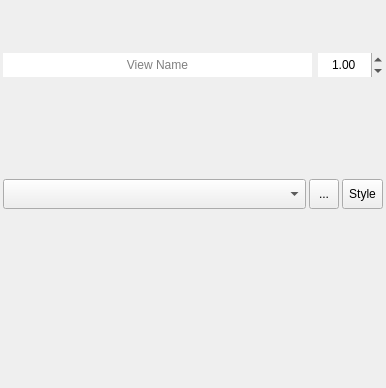
<?xml version="1.0" encoding="UTF-8"?>
<ui version="4.0">
 <class>ViewWidget</class>
 <widget class="QWidget" name="ViewWidget">
  <property name="geometry">
   <rect>
    <x>0</x>
    <y>0</y>
    <width>386</width>
    <height>388</height>
   </rect>
  </property>
  <layout class="QVBoxLayout" name="verticalLayout">
   <property name="spacing">
    <number>3</number>
   </property>
   <property name="leftMargin">
    <number>3</number>
   </property>
   <property name="topMargin">
    <number>3</number>
   </property>
   <property name="rightMargin">
    <number>3</number>
   </property>
   <property name="bottomMargin">
    <number>3</number>
   </property>
   <item>
    <widget class="QWidget" name="widget_2" native="true">
     <layout class="QHBoxLayout" name="horizontalLayout">
      <property name="leftMargin">
       <number>0</number>
      </property>
      <property name="topMargin">
       <number>0</number>
      </property>
      <property name="rightMargin">
       <number>0</number>
      </property>
      <property name="bottomMargin">
       <number>0</number>
      </property>
      <item>
       <widget class="QLineEdit" name="QLabel_ViewName">
        <property name="maximumSize">
         <size>
          <width>16777215</width>
          <height>24</height>
         </size>
        </property>
        <property name="toolTip">
         <string>Click to set the name for this view</string>
        </property>
        <property name="frame">
         <bool>false</bool>
        </property>
        <property name="alignment">
         <set>Qt::AlignCenter</set>
        </property>
        <property name="placeholderText">
         <string>View Name</string>
        </property>
       </widget>
      </item>
      <item>
       <widget class="QDoubleSpinBox" name="scaleFactor">
        <property name="maximumSize">
         <size>
          <width>16777215</width>
          <height>24</height>
         </size>
        </property>
        <property name="toolTip">
         <string>Scale factor for this view</string>
        </property>
        <property name="frame">
         <bool>false</bool>
        </property>
        <property name="alignment">
         <set>Qt::AlignCenter</set>
        </property>
        <property name="decimals">
         <number>2</number>
        </property>
        <property name="minimum">
         <double>0.010000000000000</double>
        </property>
        <property name="maximum">
         <double>1000.000000000000000</double>
        </property>
        <property name="singleStep">
         <double>0.010000000000000</double>
        </property>
        <property name="value">
         <double>1.000000000000000</double>
        </property>
       </widget>
      </item>
     </layout>
    </widget>
   </item>
   <item>
    <widget class="QWidget" name="widget_26" native="true">
     <layout class="QHBoxLayout" name="horizontalLayout_26">
      <property name="spacing">
       <number>3</number>
      </property>
      <property name="leftMargin">
       <number>0</number>
      </property>
      <property name="topMargin">
       <number>0</number>
      </property>
      <property name="rightMargin">
       <number>0</number>
      </property>
      <property name="bottomMargin">
       <number>0</number>
      </property>
      <item>
       <widget class="QgsMapLayerComboBox" name="QCBox_RenderFile">
        <property name="sizePolicy">
         <sizepolicy hsizetype="Ignored" vsizetype="Maximum">
          <horstretch>0</horstretch>
          <verstretch>0</verstretch>
         </sizepolicy>
        </property>
        <property name="maximumSize">
         <size>
          <width>16777215</width>
          <height>30</height>
         </size>
        </property>
        <property name="allowEmptyLayer">
         <bool>true</bool>
        </property>
       </widget>
      </item>
      <item>
       <widget class="QToolButton" name="QCBox_browseRenderFile">
        <property name="maximumSize">
         <size>
          <width>30</width>
          <height>30</height>
         </size>
        </property>
        <property name="toolTip">
         <string>Load file</string>
        </property>
        <property name="text">
         <string>...</string>
        </property>
       </widget>
      </item>
      <item>
       <widget class="QToolButton" name="layerStyleEditor">
        <property name="maximumSize">
         <size>
          <width>16777215</width>
          <height>30</height>
         </size>
        </property>
        <property name="toolTip">
         <string>Open the style editor for the layer selected</string>
        </property>
        <property name="text">
         <string>Style</string>
        </property>
        <property name="icon">
         <iconset>
          <normaloff>:/plugins/AcATaMa/icons/layer_properties.svg</normaloff>:/plugins/AcATaMa/icons/layer_properties.svg</iconset>
        </property>
       </widget>
      </item>
     </layout>
    </widget>
   </item>
   <item>
    <widget class="RenderWidget" name="render_widget" native="true">
     <property name="sizePolicy">
      <sizepolicy hsizetype="Ignored" vsizetype="Ignored">
       <horstretch>0</horstretch>
       <verstretch>0</verstretch>
      </sizepolicy>
     </property>
    </widget>
   </item>
  </layout>
 </widget>
 <customwidgets>
  <customwidget>
   <class>QgsMapLayerComboBox</class>
   <extends>QComboBox</extends>
   <header>qgsmaplayercombobox.h</header>
  </customwidget>
  <customwidget>
   <class>RenderWidget</class>
   <extends>QWidget</extends>
   <header>AcATaMa.gui.response_design_view_widget</header>
   <container>1</container>
  </customwidget>
 </customwidgets>
 <resources/>
 <connections/>
</ui>
